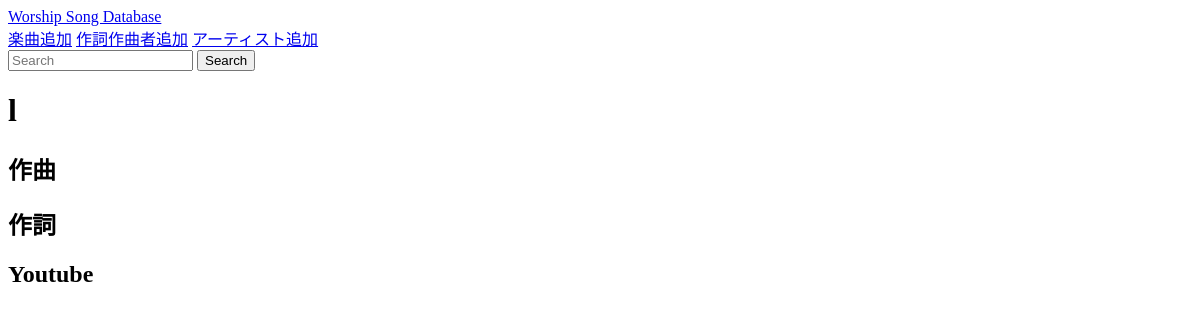
Page /app/detail/1/ on the earlier database version.
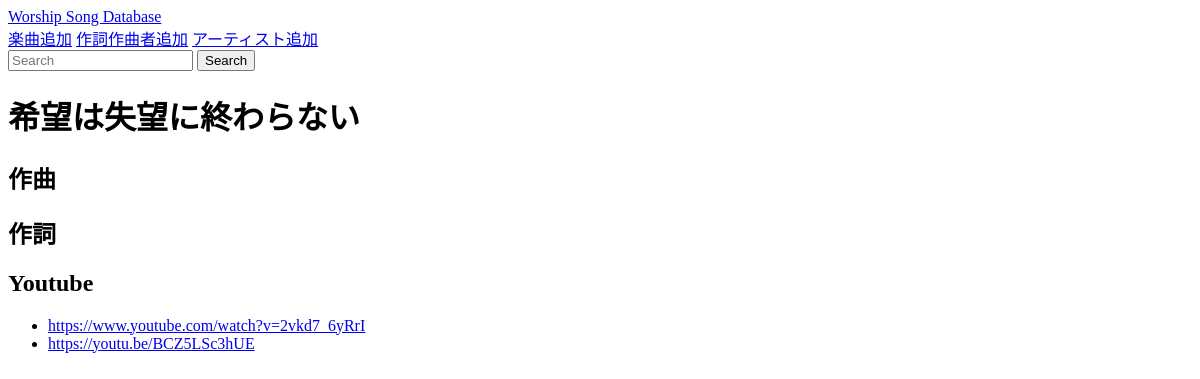
Same page on the later database version.
### app/models.py (models this page shows, shortened)
class Song(models.Model):
    name = models.CharField('曲名', max_length=64)
    composer = models.ForeignKey(
        Person, verbose_name='作曲者', max_length=32, on_delete=models.PROTECT, related_name='composer'
    )
    lyrist = models.ForeignKey(
        Person, verbose_name='作詞者', max_length=32, on_delete=models.PROTECT, related_name='lyrist'
    )
    artist = models.ForeignKey(
        Artist, verbose_name='アーティスト', max_length=32, on_delete=models.PROTECT
    )

class Youtube(models.Model):
    url = models.URLField('URL')
    song = models.ForeignKey(Song, on_delete=models.PROTECT)
    def __str__(self):
        return self.url

### app/views.py (the view)
# urls.py: path('detail/<int:id>/', views.detail, name='detail'),
def detail(request, id):
    song = get_object_or_404(Song, id=id)
    context = {
        'song': song,
    }
    return render(request, 'app/song_detail.html', context)

### app/templates/app/song_detail.html
{% extends 'app/base.html' %}
{% block content %}
<h1 id="song_name">{{song.name}}</h1>
<h2 id="composer">作曲 {{song.composer}}</h2>
<h2 id="lyrist">作詞 {{song.lyrist}}</h2>
<h2 id="youtube">Youtube</h2>
<ul id="youtube-links">
    {% for link in song.youtube_set.all %}
    <li class="youtube-link"><a href="{{ link }}">{{ link }}</a></li>
    {% endfor %}
</ul>
{% endblock %}

Differences in the rows shown:
changed Song: name "l" → "希望は失望に終わらない"
added Youtube: url "https://www.youtube.com/watch?v=2vkd7_6yRrI"
now on this page (row edited): Youtube: url "https://youtu.be/BCZ5LSc3hUE"
